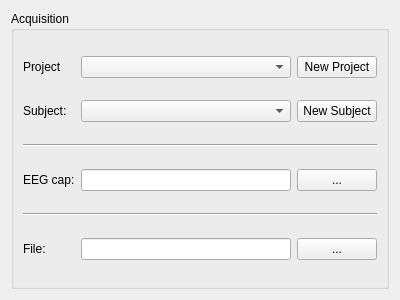
<?xml version="1.0" encoding="UTF-8"?>
<ui version="4.0">
 <class>GUSBAmpSetupProjectWidget</class>
 <widget class="QWidget" name="GUSBAmpSetupProjectWidget">
  <property name="geometry">
   <rect>
    <x>0</x>
    <y>0</y>
    <width>400</width>
    <height>300</height>
   </rect>
  </property>
  <property name="windowTitle">
   <string>Form</string>
  </property>
  <layout class="QVBoxLayout" name="verticalLayout">
   <item>
    <widget class="QGroupBox" name="m_groupBox_Acquisition">
     <property name="title">
      <string>Acquisition</string>
     </property>
     <layout class="QGridLayout" name="gridLayout">
      <item row="0" column="1">
       <widget class="QComboBox" name="m_qComboBox_ProjectSelection"/>
      </item>
      <item row="1" column="2">
       <widget class="QPushButton" name="m_qPushButton_NewSubject">
        <property name="text">
         <string>New Subject</string>
        </property>
       </widget>
      </item>
      <item row="0" column="2">
       <widget class="QPushButton" name="m_qPushButton_NewProject">
        <property name="text">
         <string>New Project</string>
        </property>
       </widget>
      </item>
      <item row="2" column="0" colspan="3">
       <widget class="Line" name="line_2">
        <property name="orientation">
         <enum>Qt::Horizontal</enum>
        </property>
       </widget>
      </item>
      <item row="0" column="0">
       <widget class="QLabel" name="m_qLabel_ProjectDescription">
        <property name="text">
         <string>Project</string>
        </property>
       </widget>
      </item>
      <item row="1" column="0">
       <widget class="QLabel" name="m_qLabel_SubjectDescription">
        <property name="text">
         <string>Subject:</string>
        </property>
       </widget>
      </item>
      <item row="5" column="2">
       <widget class="QPushButton" name="m_qPushButton_FiffRecordFile">
        <property name="text">
         <string>...</string>
        </property>
       </widget>
      </item>
      <item row="1" column="1">
       <widget class="QComboBox" name="m_qComboBox_SubjectSelection"/>
      </item>
      <item row="5" column="0">
       <widget class="QLabel" name="label">
        <property name="text">
         <string>File:</string>
        </property>
       </widget>
      </item>
      <item row="3" column="2">
       <widget class="QPushButton" name="m_qPushButton_EEGCap">
        <property name="text">
         <string>...</string>
        </property>
       </widget>
      </item>
      <item row="3" column="1">
       <widget class="QLineEdit" name="m_qLineEdit_EEGCap"/>
      </item>
      <item row="3" column="0">
       <widget class="QLabel" name="label_2">
        <property name="text">
         <string>EEG cap:</string>
        </property>
       </widget>
      </item>
      <item row="5" column="1">
       <widget class="QLineEdit" name="m_qLineEdit_FiffRecordFile"/>
      </item>
      <item row="4" column="0" colspan="3">
       <widget class="Line" name="line">
        <property name="orientation">
         <enum>Qt::Horizontal</enum>
        </property>
       </widget>
      </item>
     </layout>
    </widget>
   </item>
  </layout>
 </widget>
 <resources/>
 <connections/>
</ui>
